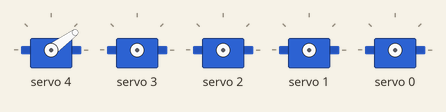
Recording of a sketch running on a simulated Arduino Uno, built with avr-gcc and run on an emulated ATmega328P. On the bench: 5 × servo.

Above: at 0.55 s.
At 3.05 s:
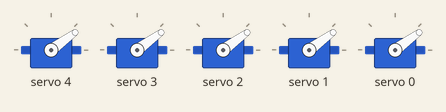
At 3.65 s:
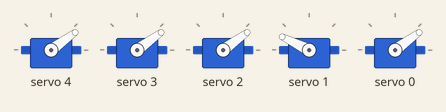
At 4.25 s:
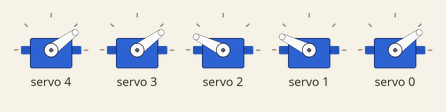
At 4.85 s:
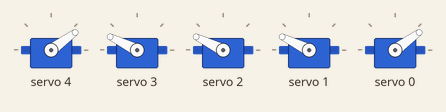
At 5.5 s:
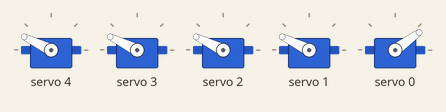
Timing chart, 0 to 7.0 s (numbered marks = the images above):
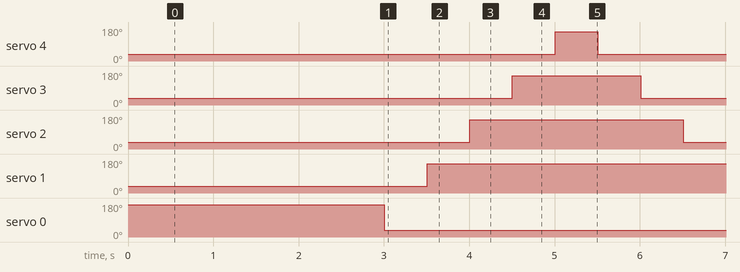

The sketch:

count_to_five_algorithm.ino
```cpp
//Written by Dozie Ubosi, 05/07/2022

#include <Wire.h>
#include <Adafruit_PWMServoDriver.h>

Adafruit_PWMServoDriver myServo = Adafruit_PWMServoDriver();

#define SERVOMIN 150
#define SERVOMAX 600

uint8_t servonum = 0;
uint8_t i = 0;
uint8_t numberOfServos = 5;

void setup() {
  Serial.begin(9600);
  myServo.begin();
  myServo.setPWMFreq(40);
  delay(500);
}

void loop() {


  myServo.setPWM(4, 0, 150);
  delay(500);
  myServo.setPWM(3, 0, 150);
  delay(500);
  myServo.setPWM(2, 0, 150);
  delay(500);
  myServo.setPWM(1, 0, 150);
  delay (500);
  myServo.setPWM(0, 0, 380);
  delay(500);


  myServo.setPWM(0, 0, 150);
  delay(500);
  myServo.setPWM(1, 0, 350);
  delay(500);
  myServo.setPWM(2, 0, 350);
  delay(500);
  myServo.setPWM(3, 0, 350);
  delay (500);
  myServo.setPWM(4, 0, 350);
  delay(500);

}
```

Measured:
- by itself, servo 4: alternates 154° for 0.50 s and 36° for 4.5 s
- by itself, servo 3: alternates 154° for 1.5 s and 36° for 3.5 s
- by itself, servo 2: alternates 154° for 2.5 s and 36° for 2.5 s
- by itself, servo 1: alternates 154° for 3.5 s and 36° for 1.5 s
- by itself, servo 0: alternates 172° for 0.50 s and 36° for 4.5 s
